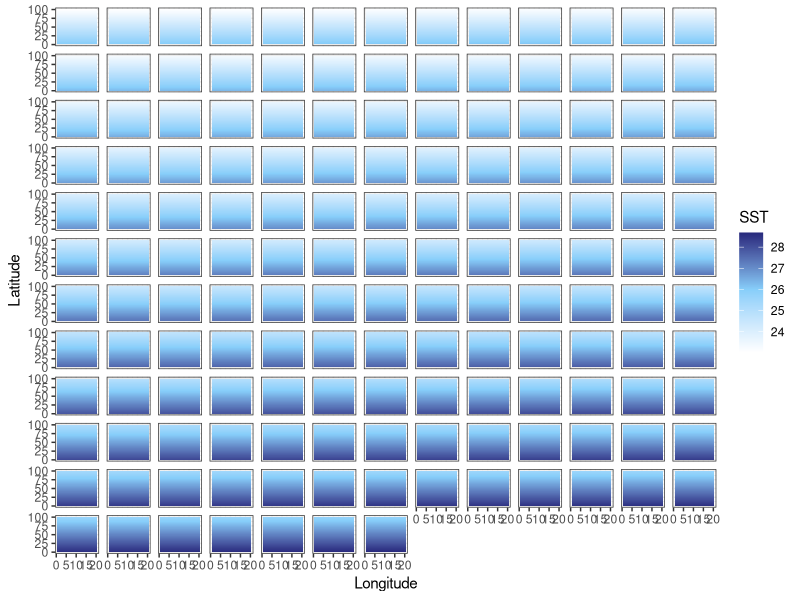
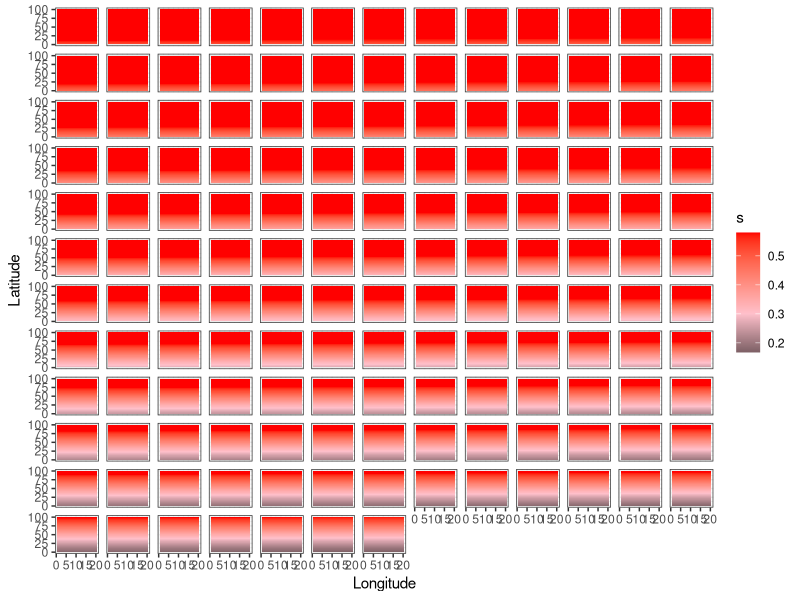
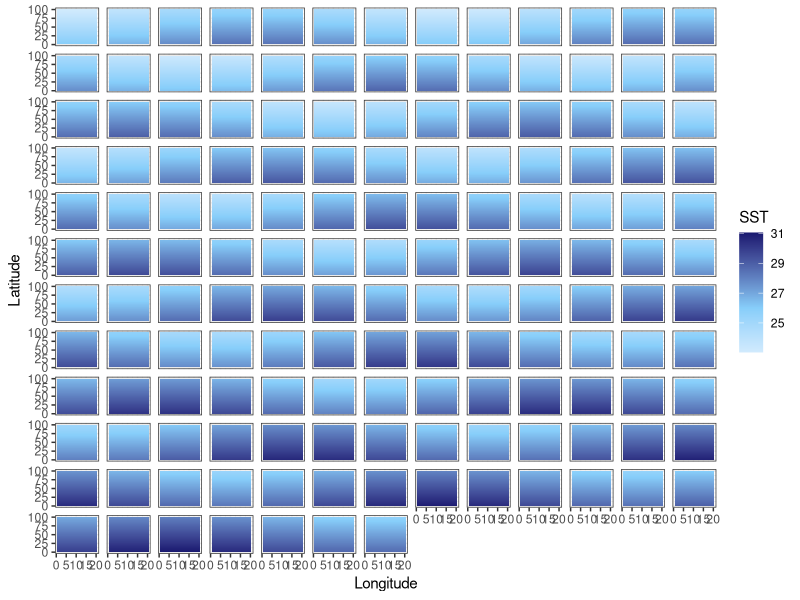
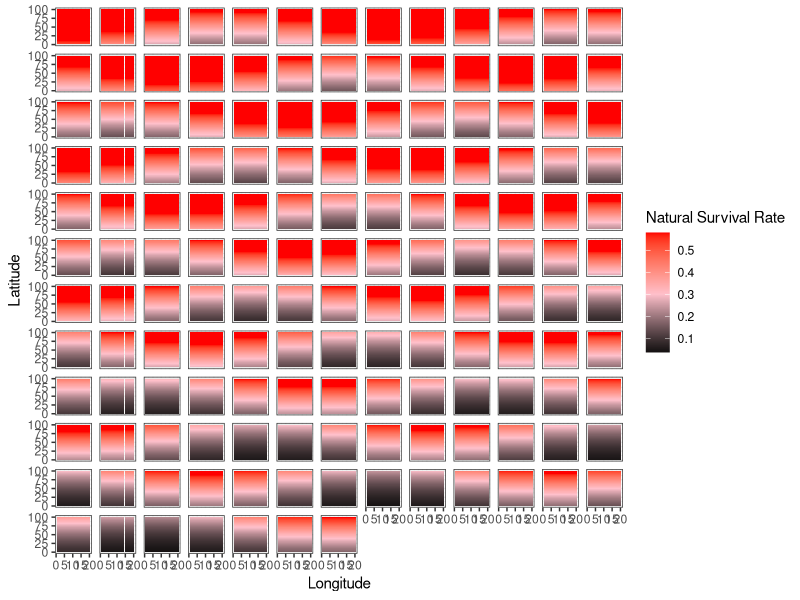
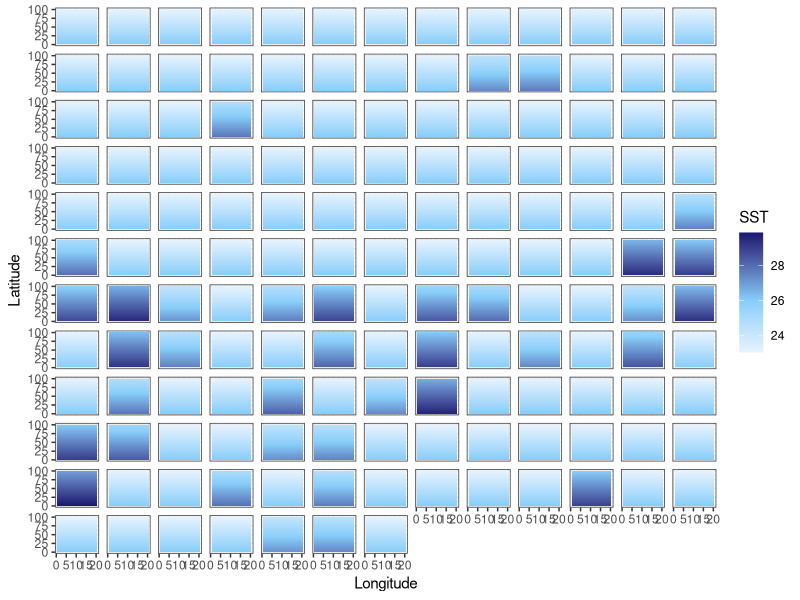
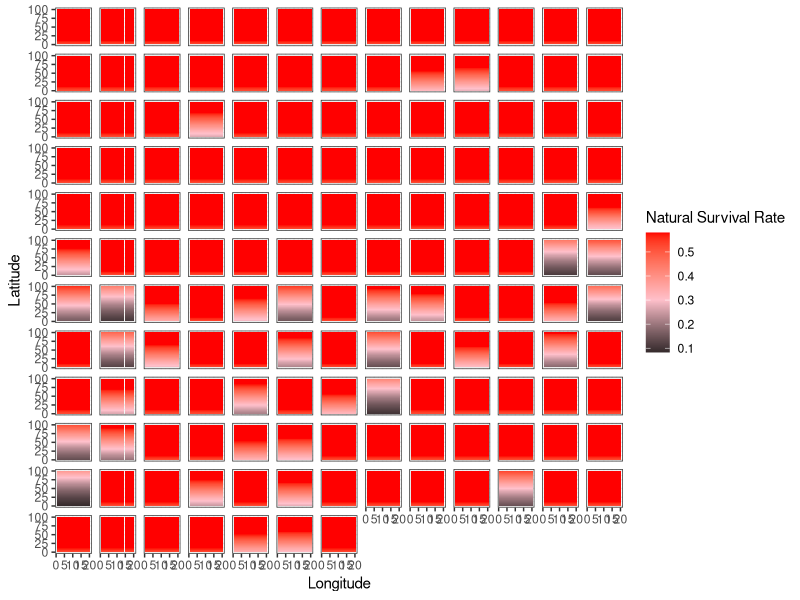

Generate these figures, in order, with R:
library(tidyverse)
library(here)

addTaskCallback(function(...) {set.seed(42);TRUE})
options(warn=-1)

years = 150
NS.patches = 100
EW.patches = 20
opt.temp = 22

calc_temp_mortality <- function(SST, opt.temp, temp.range, s) {
  nat.m = array(0, c(nrow(SST), ncol(SST)))
  m = 1 - exp((-(SST[,] - opt.temp)^2)/(temp.range^2)) # temperature based mortality function from Walsworth et al.
  m = 1 - m
  nat.m = ifelse(m > s, s, m)
  return(nat.m)
}

# 0.5272924 26
# 0.3678794 27
# 0.2369278 28
# 0.1408584 29
# 0.0773    30
# 0.0391639 31
# 0.0183156 32



### UNCOMMENT FOR CONSTANT MEAN SHIFT SST
SST.patches.mean <- array(0, c(NS.patches, EW.patches, years))
start_SST = (opt.temp + 1) + NS.patches*0.03

for (i in 1:years) {
  SST = start_SST
  for (lat in 1:NS.patches) {
    SST.patches.mean[lat,,i] = SST
    SST = SST - 0.03
  }
  start_SST = start_SST + 0.018
}

### UNCOMMENT FOR ENSO VARIABLE MEAN SST
SST.patches.enso <- array(0, c(NS.patches, EW.patches, years))
start_SST = (opt.temp + 1) + NS.patches*0.03

t=seq(1,years,1)
enso.value = sin(.8*t) + 0.018

for (i in 1:years) {
  SST = start_SST
  for (lat in 1:NS.patches) {
    SST.patches.enso[lat,,i] = SST
    SST = SST - 0.03
  }
  start_SST = start_SST + enso.value[i]
}

### UNCOMMENT FOR SHOCK SST CHANGES
SST.patches.shock <- array(0, c(NS.patches, EW.patches, years))
start_SST = (opt.temp + 1) + NS.patches*0.03

for (i in 1:years) {
  heat_prob = runif(1, 0, 1)
  if ((i < 75 & heat_prob < 0.1) | (i >= 75 & heat_prob < 0.35)) {
    intensity <- runif(1, 1, ifelse(i < 75, 2, 4))
    SST = start_SST + intensity
  } else {
    SST = start_SST
  }
  for (lat in 1:NS.patches) {
    SST.patches.shock[lat,,i] = SST
    SST = SST - 0.03
  }
}

output_df_mean = data.frame() #create dataframe to hold results
output_df_enso = data.frame()
output_df_shock = data.frame()


# Mean --------------------------------------------------------------------

for(b in 1:years) {
  SSTdf_mean = SST.patches.mean[,,b] %>% 
    as.data.frame() 
  
  SSTdf_mean$lat = c(1:NS.patches)
  SSTdf_mean$year = paste0(b)
  
  output_df_mean = bind_rows(output_df_mean, SSTdf_mean)
}

SSTdf_mean = output_df_mean %>% 
  pivot_longer(V1:V20,
               names_to = "lon",
               values_to = "sst") %>% 
  mutate(lon = case_when(
    lon == "V1" ~ 1,
    lon == "V2" ~ 2,
    lon == "V3" ~ 3,
    lon == "V4" ~ 4,
    lon == "V5" ~ 5,
    lon == "V6" ~ 6,
    lon == "V7" ~ 7,
    lon == "V8" ~ 8,
    lon == "V9" ~ 9,
    lon == "V10" ~ 10,
    lon == "V11" ~ 11,
    lon == "V12" ~ 12,
    lon == "V13" ~ 13,
    lon == "V14" ~ 14,
    lon == "V15" ~ 15,
    lon == "V16" ~ 16,
    lon == "V17" ~ 17,
    lon == "V18" ~ 18,
    lon == "V19" ~ 19,
    lon == "V20" ~ 20
    )) %>% 
  mutate(year = as.numeric(year))

mt = ggplot(SSTdf_mean, aes(lon, lat, fill = sst)) +
  geom_tile() +
  labs(x = "Longitude", y = "Latitude", fill = "SST") +
  theme_bw() +
  scale_fill_gradient2(low = "white", high = "midnightblue", mid = "lightskyblue", midpoint = 26) +
  facet_wrap(~year) + 
  theme(
    strip.background = element_blank(),
    strip.text.x = element_blank())

SSTdf_mean = SSTdf_mean %>% 
  mutate(mortality = 1 - (1 - exp((-(sst - 22)^2)/(5^2)))) %>% 
  mutate(survival = ifelse(mortality > 0.58, 0.58, mortality))

mm = ggplot(SSTdf_mean, aes(lon, lat, fill = survival)) +
  geom_tile() +
  labs(x = "Longitude", y = "Latitude", fill = "s") +
  theme_bw() +
  scale_fill_gradient2(low = "black", high = "red", mid = "pink", midpoint = .3) +
  facet_wrap(~year) + 
  theme(
    strip.background = element_blank(),
    strip.text.x = element_blank())

# ENSO --------------------------------------------------------------------

for(b in 1:years) {
  SSTdf_enso = SST.patches.enso[,,b] %>% 
    as.data.frame() 
  
  SSTdf_enso$lat = c(1:NS.patches)
  SSTdf_enso$year = paste0(b)
  
  output_df_enso = bind_rows(output_df_enso, SSTdf_enso)
}

SSTdf_enso = output_df_enso %>% 
  pivot_longer(V1:V20,
               names_to = "lon",
               values_to = "sst") %>% 
  mutate(lon = case_when(
    lon == "V1" ~ 1,
    lon == "V2" ~ 2,
    lon == "V3" ~ 3,
    lon == "V4" ~ 4,
    lon == "V5" ~ 5,
    lon == "V6" ~ 6,
    lon == "V7" ~ 7,
    lon == "V8" ~ 8,
    lon == "V9" ~ 9,
    lon == "V10" ~ 10,
    lon == "V11" ~ 11,
    lon == "V12" ~ 12,
    lon == "V13" ~ 13,
    lon == "V14" ~ 14,
    lon == "V15" ~ 15,
    lon == "V16" ~ 16,
    lon == "V17" ~ 17,
    lon == "V18" ~ 18,
    lon == "V19" ~ 19,
    lon == "V20" ~ 20
  )) %>% 
  mutate(year = as.numeric(year))

et = ggplot(SSTdf_enso, aes(lon, lat, fill = sst)) +
  geom_tile() +
  labs(x = "Longitude", y = "Latitude", fill = "SST") +
  theme_bw() +
  scale_fill_gradient2(low = "white", high = "midnightblue", mid = "lightskyblue", midpoint = 26) +
  facet_wrap(~year) + 
  theme(
    strip.background = element_blank(),
    strip.text.x = element_blank())

SSTdf_enso = SSTdf_enso %>% 
  mutate(mortality = 1 - (1 - exp((-(sst - 22)^2)/(5^2)))) %>% 
  mutate(survival = ifelse(mortality > 0.58, 0.58, mortality))

em = ggplot(SSTdf_enso, aes(lon, lat, fill = survival)) +
  geom_tile() +
  labs(x = "Longitude", y = "Latitude", fill = "Natural Survival Rate") +
  theme_bw() +
  scale_fill_gradient2(low = "black", high = "red", mid = "pink", midpoint = .3) +
  facet_wrap(~year) + 
  theme(
    strip.background = element_blank(),
    strip.text.x = element_blank())

# shock -------------------------------------------------------------------

for(b in 1:years) {
  SSTdf_shock = SST.patches.shock[,,b] %>% 
    as.data.frame() 
  
  SSTdf_shock$lat = c(1:NS.patches)
  SSTdf_shock$year = paste0(b)
  
  output_df_shock = bind_rows(output_df_shock, SSTdf_shock)
}

SSTdf_shock = output_df_shock %>% 
  pivot_longer(V1:V20,
               names_to = "lon",
               values_to = "sst") %>% 
  mutate(lon = case_when(
    lon == "V1" ~ 1,
    lon == "V2" ~ 2,
    lon == "V3" ~ 3,
    lon == "V4" ~ 4,
    lon == "V5" ~ 5,
    lon == "V6" ~ 6,
    lon == "V7" ~ 7,
    lon == "V8" ~ 8,
    lon == "V9" ~ 9,
    lon == "V10" ~ 10,
    lon == "V11" ~ 11,
    lon == "V12" ~ 12,
    lon == "V13" ~ 13,
    lon == "V14" ~ 14,
    lon == "V15" ~ 15,
    lon == "V16" ~ 16,
    lon == "V17" ~ 17,
    lon == "V18" ~ 18,
    lon == "V19" ~ 19,
    lon == "V20" ~ 20
  )) %>% 
  mutate(year = as.numeric(year))

st = ggplot(SSTdf_shock, aes(lon, lat, fill = sst)) +
  geom_tile() +
  labs(x = "Longitude", y = "Latitude", fill = "SST") +
  theme_bw() +
  scale_fill_gradient2(low = "white", high = "midnightblue", mid = "lightskyblue", midpoint = 26) +
  facet_wrap(~year) + 
  theme(
    strip.background = element_blank(),
    strip.text.x = element_blank())

SSTdf_shock = SSTdf_shock %>% 
  mutate(mortality = 1 - (1 - exp((-(sst - 22)^2)/(5^2)))) %>% 
  mutate(survival = ifelse(mortality > 0.58, 0.58, mortality))

sm = ggplot(SSTdf_shock, aes(lon, lat, fill = survival)) +
  geom_tile() +
  labs(x = "Longitude", y = "Latitude", fill = "Natural Survival Rate") +
  theme_bw() +
  scale_fill_gradient2(low = "black", high = "red", mid = "pink", midpoint = .3) +
  facet_wrap(~year) + 
  theme(
    strip.background = element_blank(),
    strip.text.x = element_blank())

ggsave(mt, file=paste0("mean_temp.pdf"), path = here("figs", "climate"), height = 10, width = 15)
ggsave(mm, file=paste0("mean_mortality.pdf"), path = here("figs", "climate"), height = 10, width = 15)
ggsave(et, file=paste0("enso_temp.pdf"), path = here("figs", "climate"), height = 10, width = 15)
ggsave(em, file=paste0("enso_mortality.pdf"), path = here("figs", "climate"), height = 10, width = 15)
ggsave(st, file=paste0("shock_temp.pdf"), path = here("figs", "climate"), height = 10, width = 15)
ggsave(sm, file=paste0("shock_mortality.pdf"), path = here("figs", "climate"), height = 10, width = 15)
